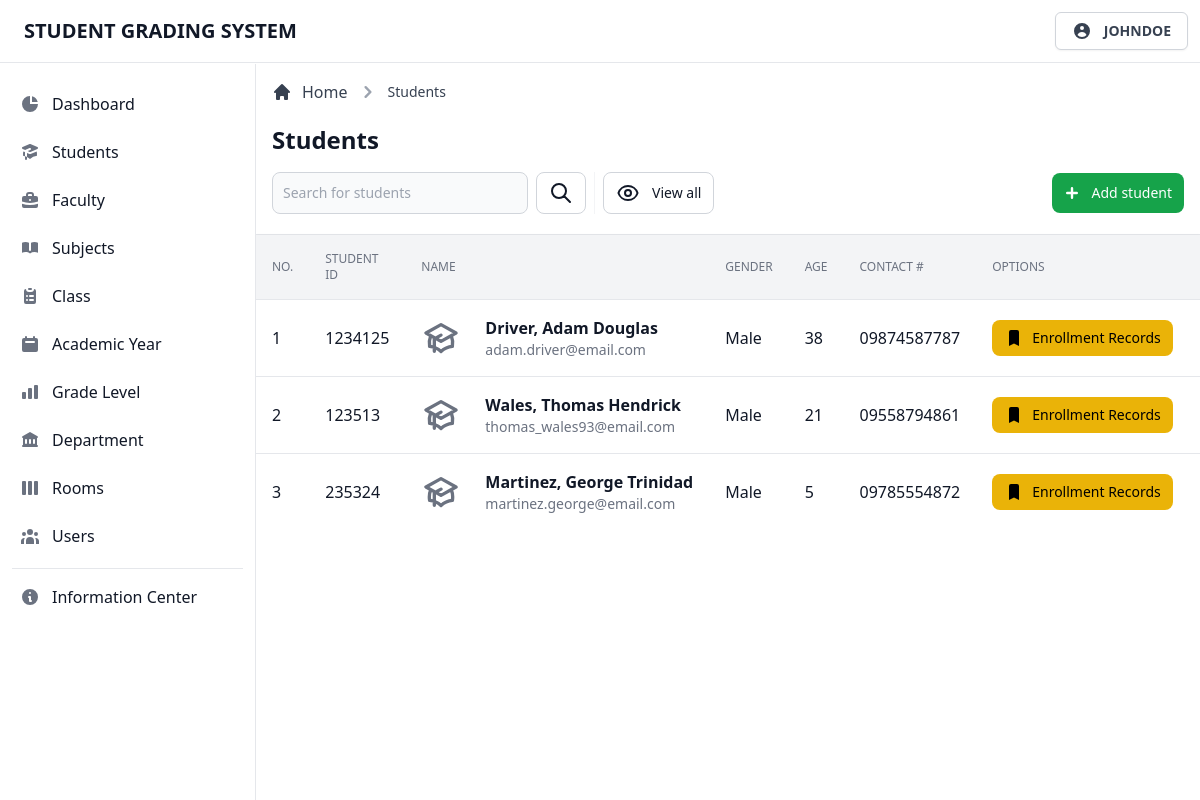
The page /admin/view/students.php (signed in) on the database as committed earlier.
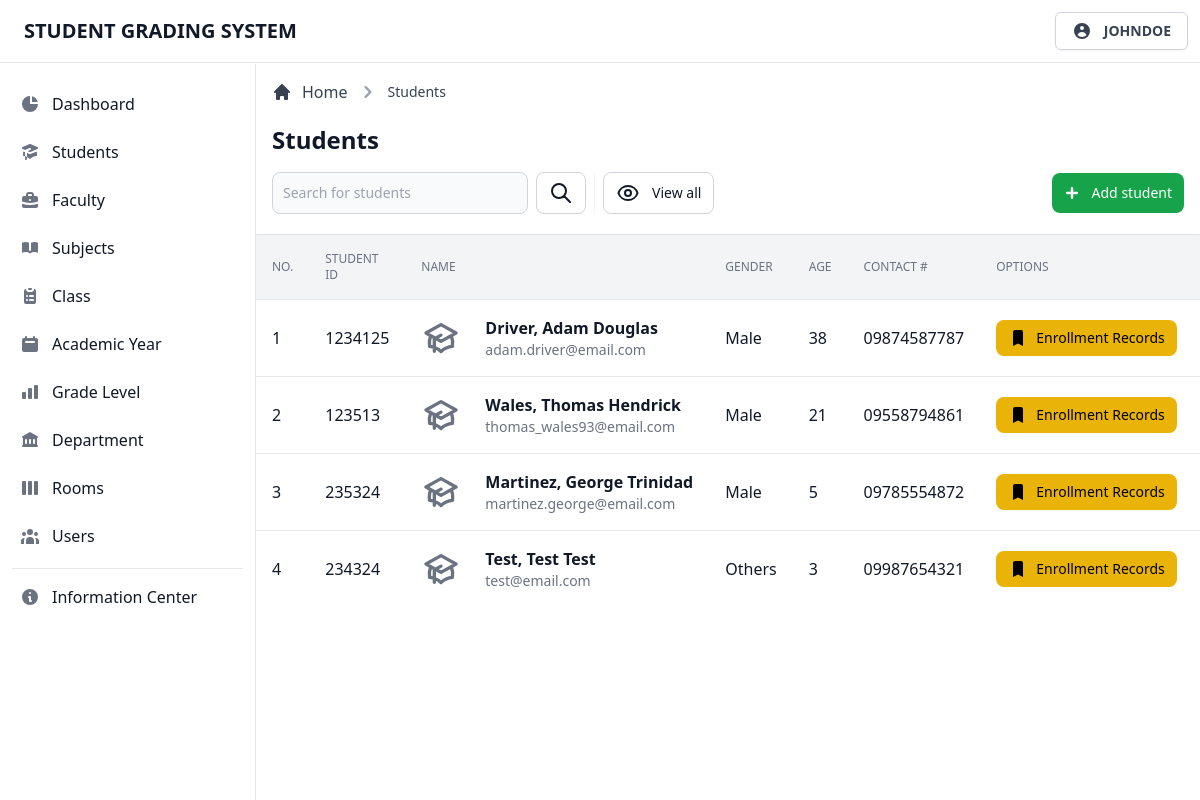
The same page on the database as committed later.
### tables this page shows
CREATE TABLE `tblstudents` (
  `student_id` int(11) NOT NULL,
  `student_number` int(11) NOT NULL,
  `student_fname` varchar(255) NOT NULL,
  `student_mname` varchar(255) NOT NULL,
  `student_lname` varchar(255) NOT NULL,
  `student_gender` varchar(255) NOT NULL,
  `student_bday` date NOT NULL,
  `student_status` varchar(255) NOT NULL,
  `student_age` int(11) NOT NULL,
  `student_nationality` varchar(255) NOT NULL,
  `student_religion` varchar(255) NOT NULL,
  `student_contact` varchar(255) NOT NULL,
  `student_email` varchar(255) NOT NULL,
  `student_address1` varchar(255) NOT NULL,
  `student_address2` varchar(255) NOT NULL
);

### admin/database/database.classes.php (called while the page is built)
<?php
class Dbh
{
  private $hostname = 'localhost';
  private $username = 'root';
  private $password = '';
  private $dbname = 'dbgradingsystem';
  public function connect()
  {
    try {
      $dbh = new PDO('mysql:host=' . $this->hostname . ';dbname=' . $this->dbname, $this->username, $this->password);
      return $dbh;
    } catch (PDOException $e) {
      print "Error!: " . $e->getMessage() . "<br>";
      die();
    }
  }
}

### admin/classes/display-data.classes.php (called while the page is built, shortened)
<?php
class DisplayStudents extends Dbh
{
  protected function getData()
  {
    $sql = 'SELECT * FROM tblstudents;';
    $stmt = $this->connect()->query($sql);
    $result = 0;
    while ($row = $stmt->fetchAll(PDO::FETCH_ASSOC)) {
      $result = $row;
    }
    return $result;
  }
}

### admin/controller/display-data.contr.php (called while the page is built, shortened)
<?php
class DisplayStudentsContr extends DisplayStudents
{
  public function fetchData()
  {
    $result = $this->getData();
    return $result;
  }
}

### admin/page/students/students-table.php (the view, shortened to what this page needs)
<div class="flex flex-col min-w-full overflow-hidden overflow-x-auto align-middle shadow">
  <table class="min-w-full divide-y divide-gray-200 table-fixed">
    <thead class="bg-gray-100">
      <tr>
        <th scope="col" class="th">
          No.
        </th>
        <th scope="col" class="th">
          Student ID
        </th>
        <th scope="col" class="th">
          Name
        </th>
        <th scope="col" class="th">
          Gender
        </th>
        <th scope="col" class="th">
          Age
        </th>
        <th scope="col" class="th">
          Contact #
        </th>
        <th scope="col" class="th">
          Options
        </th>
        <th scope="col" class="th">
        </th>
      </tr>
    </thead>
    <tbody class="bg-white divide-y divide-gray-200 ">
      <?php foreach ($result as $data) : ?>
        <tr class="hover:bg-gray-100 group">
          <td class="td">
            <div class="flex items-center">
              <?= $i += 1; ?>
            </div>
          </td>
          <td class="td">
            <div class="flex items-center capitalize">
              <?= $data['student_number']; ?>
            </div>
          </td>
          <td class="td-title">
            <div class="text-sm font-normal text-gray-500">
              <div class="text-base font-semibold text-gray-900 capitalize">
                <?= $data['student_lname'] . ', ' . $data['student_fname'] . ' ' . $data['student_mname']; ?>
              </div>
              <div class="text-sm font-normal text-gray-500">
                <?= $data['student_email']; ?>
              </div>
            </div>
          </td>
          <td class="td">
            <div class="flex items-center capitalize">
              <?= $data['student_gender']; ?>
            </div>
          </td>
          <td class="td">
            <div class="flex items-center capitalize">
              <?= $data['student_age']; ?>
            </div>
          </td>
          <td class="td">
            <div class="flex items-center capitalize">
              <?= $data['student_contact']; ?>
            </div>
          </td>
          <td class="p-4 space-x-2 whitespace-nowrap">
            <a href="records.php?studentnumber=<?= $data['student_number']; ?>" class="btn-yellow">
              <svg xmlns="http://www.w3.org/2000/svg" class="w-5 h-5 mr-2" viewBox="0 0 20 20" fill="currentColor">
                <path d="M5 4a2 2 0 012-2h6a2 2 0 012 2v14l-5-2.5L5 18V4z" />
              </svg>
              Enrollment Records
            </a>
          </td>
          <td class="p-4 space-x-2 text-right whitespace-nowrap">
          </td>
        </tr>
      <?php endforeach; ?>
    </tbody>
  </table>
</div>

Rows that differ between the two databases and show on the page:
added tblstudents: i "4", student_number "234324", student_lname "Test", student_fname "Test", student_mname "Test", student_email "test@email.com", student_gender "Others", student_age "3", student_contact "09987654321"
